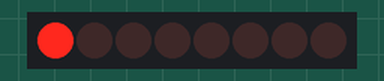
Recording of a sketch running on a simulated Arduino Uno, built with avr-gcc and run on an emulated ATmega328P. On the bench: 8 shift-register outputs drawn as a row of LEDs (first output left, lit = HIGH). Wiring (inferred from the names in the program): shift register (74HC595): data pin 3; shift clock pin 4; latch pin 2. Wiring (inferred from the signals the program sends): row of LEDs: on Q0, Q1, Q2, Q3, Q4, Q5, Q6, Q7.

Above: at 0.05 s.
At 0.25 s:
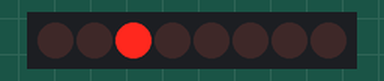
At 0.45 s:
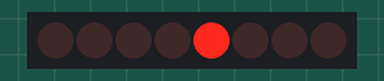
At 0.9 s:
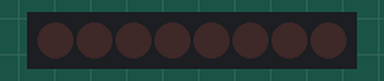
At 1.65 s:
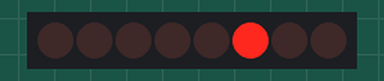
At 2.85 s:
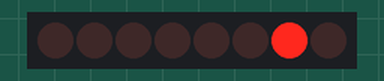
Timing chart, 0 to 3.1 s (numbered marks = the images above):
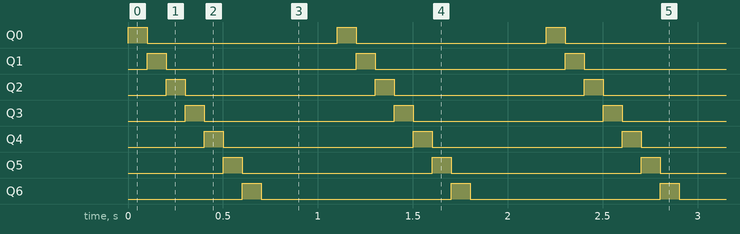

The sketch:

digitalout.ino
```cpp
int latchPin = 2; //pin 12 on the 595
int dataPin = 3; //pin 14 on the 595
int clockPin = 4; //pin 11 on the 595
int latchPin2 = 5;
int nums[] = {63, 6, 93, 79, 102, 107, 123, 7, 127, 111};
int t = 100;

//D1 = 1792, D2 = 256, D3 = 512, D4 = 1024
void setup() {
  pinMode(latchPin, OUTPUT);
  pinMode(dataPin, OUTPUT);
  pinMode(clockPin, OUTPUT);
  pinMode(5, OUTPUT);
}

void loop() {

  /*
  for(int i = 0; i < 10; i++){
      digitalWrite(latchPin, LOW);
      shiftOut(dataPin, clockPin, MSBFIRST, 256 + 64 >> 8);
      shiftOut(dataPin, clockPin, MSBFIRST, nums[i]);
      digitalWrite(latchPin, HIGH);
      delay(1000);
  }*/


  digitalWrite(latchPin, LOW);
  shiftOut(dataPin, clockPin, MSBFIRST, 1);
  digitalWrite(latchPin, HIGH);
  delay(t);

  digitalWrite(latchPin, LOW);
  shiftOut(dataPin, clockPin, MSBFIRST, 2);
  digitalWrite(latchPin, HIGH);
  delay(t);

  digitalWrite(latchPin, LOW);
  shiftOut(dataPin, clockPin, MSBFIRST, 4);
  digitalWrite(latchPin, HIGH);
  delay(t);

  digitalWrite(latchPin, LOW);
  shiftOut(dataPin, clockPin, MSBFIRST, 8);
  digitalWrite(latchPin, HIGH);
  delay(t);

  digitalWrite(latchPin, LOW);
  shiftOut(dataPin, clockPin, MSBFIRST, 16);
  digitalWrite(latchPin, HIGH);
  delay(t);

  digitalWrite(latchPin, LOW);
  shiftOut(dataPin, clockPin, MSBFIRST, 32);
  digitalWrite(latchPin, HIGH);
  delay(t);

  digitalWrite(latchPin, LOW);
  shiftOut(dataPin, clockPin, MSBFIRST, 64);
  digitalWrite(latchPin, HIGH);
  delay(t);

  digitalWrite(latchPin, LOW);
  shiftOut(dataPin, clockPin, MSBFIRST, 0);
  digitalWrite(latchPin, HIGH);

  digitalWrite(latchPin2, LOW);
  shiftOut(dataPin, clockPin, MSBFIRST, 2);
  digitalWrite(latchPin2, HIGH);
  delay(t);

  digitalWrite(latchPin2, LOW);
  shiftOut(dataPin, clockPin, MSBFIRST, 4);
  digitalWrite(latchPin2, HIGH);
  delay(t);

  digitalWrite(latchPin2, LOW);
  shiftOut(dataPin, clockPin, MSBFIRST, 8);
  digitalWrite(latchPin2, HIGH);
  delay(t);

  digitalWrite(latchPin2, LOW);
  shiftOut(dataPin, clockPin, MSBFIRST, 16);
  digitalWrite(latchPin2, HIGH);
  delay(t);

  digitalWrite(latchPin2, LOW);
  shiftOut(dataPin, clockPin, MSBFIRST, 0);
  digitalWrite(latchPin2, HIGH);

  /*
  digitalWrite(latchPin, LOW);
  shiftOut(dataPin, clockPin, MSBFIRST, 1373);
  digitalWrite(latchPin, HIGH);
  delay(1000);*/
/*
  for(int i = 0; i < 2048; i++){
      digitalWrite(latchPin, LOW);
      shiftOut(dataPin, clockPin, MSBFIRST, i*2);
      digitalWrite(latchPin, HIGH);
      delay(1000);
  }

  digitalWrite(5, HIGH);
  delay(5000);
  digitalWrite(5, LOW);
  delay(1000);*/
}
```

Measured:
- by itself, Q0–6: alternates HIGH for 0.10 s and LOW for 1.0 s
- by itself, everything shown: repeats every 1.1 s, in 8 steps
